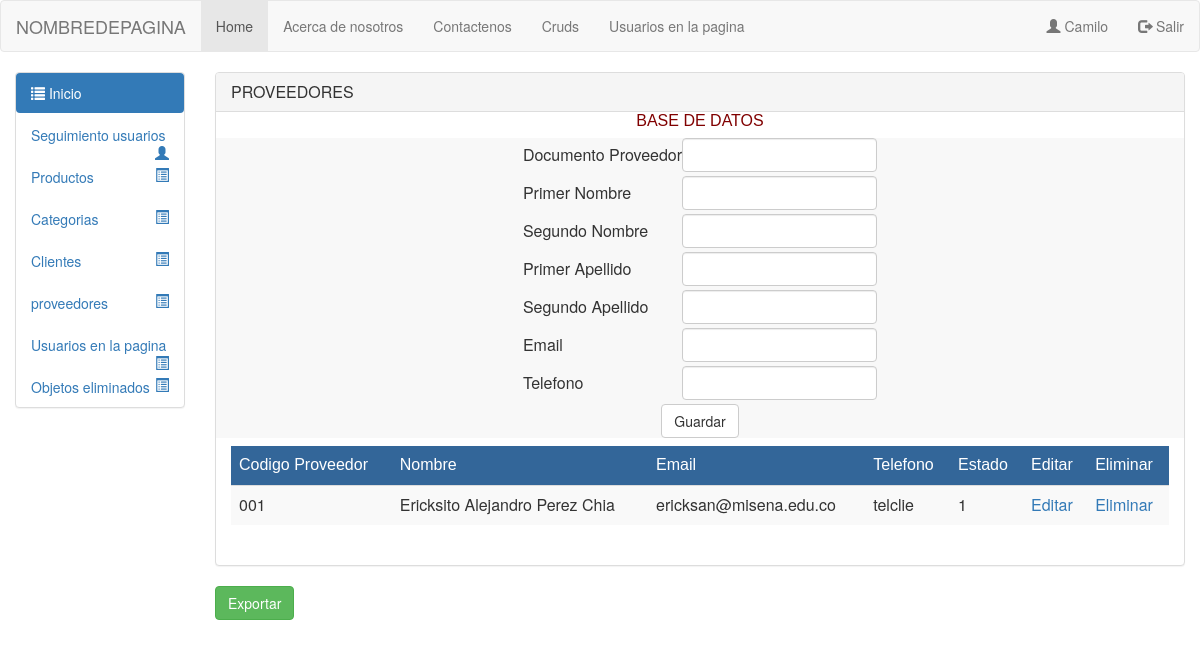
/Vista/html/crudproveedor.php (signed in), run on an earlier commit of the app's database.
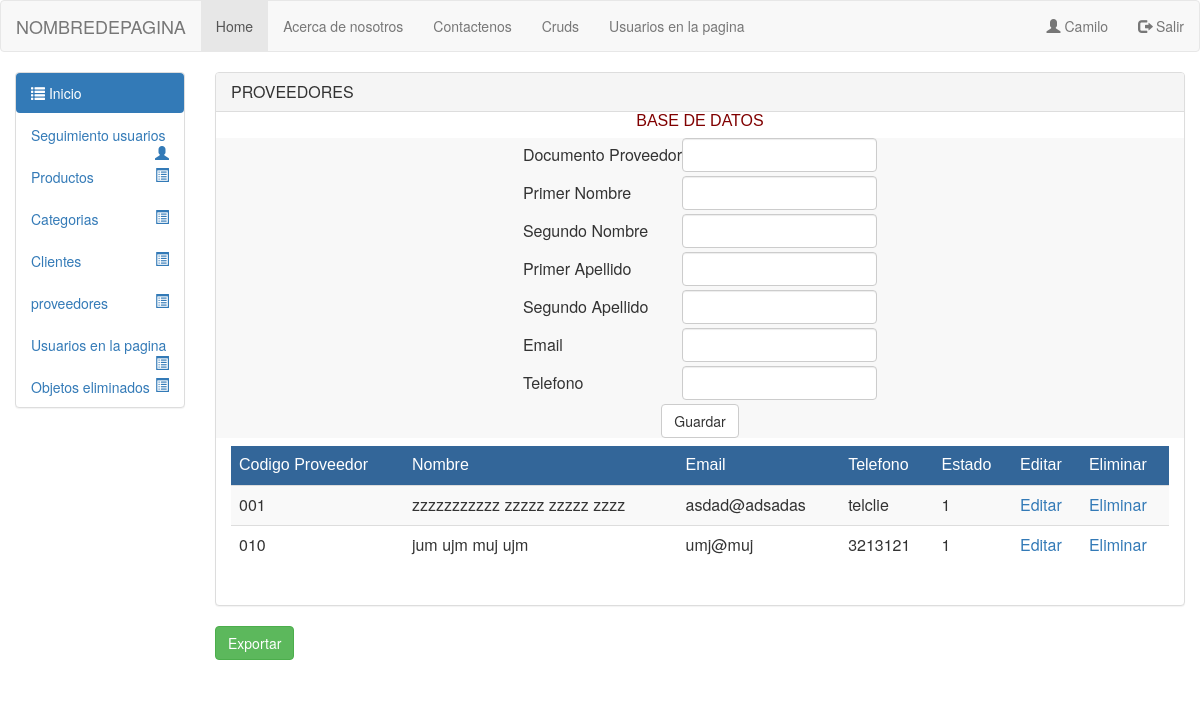
And on a later commit of the database.
### tables this page shows
CREATE TABLE `listar_clientes_proveedores` (
  `codigo_proveedor_cliente` varchar(50) NOT NULL,
  `primer_nombre_provee_clie` varchar(50) NOT NULL,
  `segundo_nombre_provee_clie` varchar(50) NOT NULL,
  `primer_apellido_provee_clie` varchar(50) NOT NULL,
  `segundo_apellido_provee_clie` varchar(50) NOT NULL,
  `email_proveedor_cliente` varchar(50) NOT NULL,
  `telefono_proveedor_cliente` varchar(50) NOT NULL,
  `estado_proveedor_cliente` tinyint(1) NOT NULL,
  `id_rol_listar` int(11) NOT NULL
);

### modelo/crudprovee/condb.php (called while the page is built, shortened)
<?php
class Conexionprov
{
public function __construct()
{
$this->con = new mysqli("localhost", "root", "", "inventcorp");
}
}
?>

### modelo/crudprovee/mdlprovlistar.php (called while the page is built)
<?php
 include_once("condb.php");
class Proveedorlis extends Conexionprov
{
    public function listarprov()
    {
        $q = "select * from listar_clientes_proveedores where estado_proveedor_cliente='1' and id_rol_listar='2' order by codigo_proveedor_cliente";
        $consulta = $this->con->query($q) or die ('failed!' . $this->con->error);
        return $consulta;
    }
}
?>

### Modelo/mdlescape.php (called while the page is built)
<?php
class Escap
{
	public function escape($string){
		return htmlentities($string, ENT_QUOTES, 'UTF-8');
	}
}
?>

### Vista/html/crudproveedor.php (the view, shortened to what the changed rows need)
<?php
include_once '../../modelo/mdlescape.php';
include_once '../../modelo/crudprovee/mdlprovlistar.php';
?>
<html lang="en">
<head>
<link href="../bootstrap/css/bootstrap.min.css" rel="stylesheet" media="screen">
</head>
<body>
<?php
include_once 'header.php';
?>
<div class="container-fluid">
<div class="row">
<?php
include_once 'menulateral.php';
?>
<div class="col-sm-10 col-md-10">
<div class="panel panel-default">
<div class="row">
 <div class="col-sm-12 col-md-12">
             <div class="col-sm-12 col-md-12">
             <div class="table-responsive">
                    <table class="table table-hover table-striped" align="center">
                    <thead>
                        <tr>
                            <tr style="color:#FFF; background-color:#369">
                            <td style="font-family:Tahoma, Geneva, sans-serif">Codigo Proveedor</td>
                            <td style="font-family:Tahoma, Geneva, sans-serif">Nombre</td>
                            <td style="font-family:Tahoma, Geneva, sans-serif">Email</td>
                            <td style="font-family:Tahoma, Geneva, sans-serif">Telefono</td>
                            <td style="font-family:Tahoma, Geneva, sans-serif">Estado</td>
                            <td style="font-family:Tahoma, Geneva, sans-serif">Editar</td>
                            <td style="font-family:Tahoma, Geneva, sans-serif">Eliminar</td>
                        </tr>
                    </thead>
                    <?php
                    $objeto= new Proveedorlis;
                    $res=$objeto->listarprov();
                    $objetoe= new Escap;
                     while($row = $res->fetch_array(MYSQLI_ASSOC)){
                      ?>
                        <tr>
                            <td><?php echo $row['codigo_proveedor_cliente']; ?></td>
                            <td>
                                <?php
                                  echo $objetoe->escape($row['primer_nombre_provee_clie']." ");
                                  echo $objetoe->escape($row['segundo_nombre_provee_clie']." ");
                                  echo $objetoe->escape($row['primer_apellido_provee_clie']." ");
                                  echo $objetoe->escape($row['segundo_apellido_provee_clie']);
                                ?>
                                </td>
                            <td><?php echo $row['email_proveedor_cliente']; ?></td>
                            <td><?php echo $row['telefono_proveedor_cliente']; ?></td>
                            <td><?php echo $row['estado_proveedor_cliente']; ?></td>
                            <td>
                                <a href="crudproveedor.php?edit=<?php echo $row['codigo_proveedor_cliente']; ?>">Editar</a>
                            </td>
                            <td>
                                <a href="../../controlador/crudprovee/controladorprov.php?delprov=<?php echo $row['codigo_proveedor_cliente']; ?>">Eliminar</a>
                            </td>
                        </tr>
                    <?php
                   } $objeto->CloseDB();?>
                </table>
                <br/>
             </div>
                </div>
              </div>
            </div>
        </div>
        </div>
</div>
</div>
    </body>
</html>

What changed in the data, as far as the page shows it:
changed listar_clientes_proveedores "telclie": primer_nombre_provee_clie "Ericksito" → "zzzzzzzzzzz"; segundo_nombre_provee_clie "Alejandro" → "zzzzz"; primer_apellido_provee_clie "Perez" → "zzzzz"; segundo_apellido_provee_clie "Chia" → "zzzz"; email_proveedor_cliente "ericksan@misena.edu.co" → "asdad@adsadas"
added listar_clientes_proveedores: codigo_proveedor_cliente "010", primer_nombre_provee_clie "jum", segundo_nombre_provee_clie "ujm", primer_apellido_provee_clie "muj", segundo_apellido_provee_clie "ujm", email_proveedor_cliente "umj@muj", telefono_proveedor_cliente "3213121", estado_proveedor_cliente "1"
